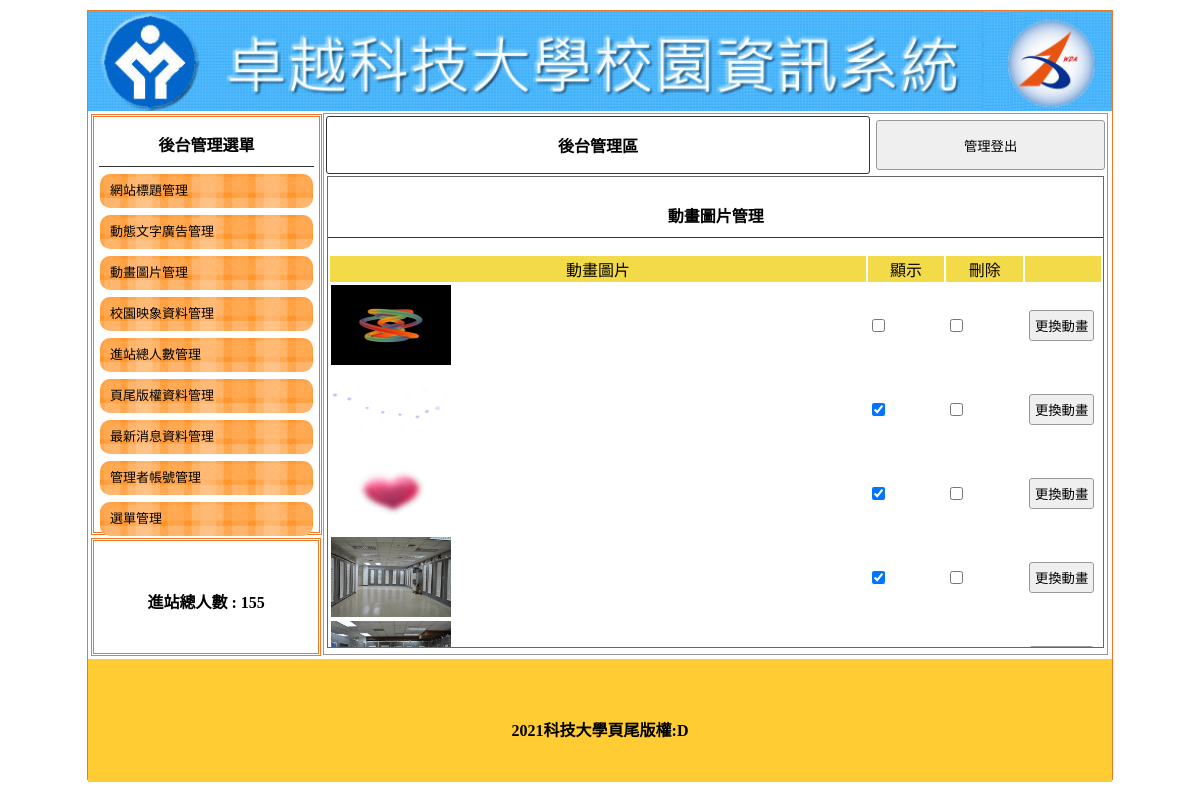
The page /back.php?do=mvim on the database its author committed.
### tables this page shows
CREATE TABLE `title` (
  `id` int(11) UNSIGNED NOT NULL COMMENT '流水號',
  `img` text NOT NULL COMMENT '檔名/路徑',
  `text` text NOT NULL COMMENT '文字',
  `sh` int(1) UNSIGNED DEFAULT 0 COMMENT '顯示'
);

CREATE TABLE `total` (
  `id` int(11) UNSIGNED NOT NULL,
  `total` int(11) NOT NULL
);

CREATE TABLE `mvim` (
  `id` int(11) UNSIGNED NOT NULL COMMENT '流水號',
  `img` text NOT NULL COMMENT '檔名/路徑',
  `text` text NOT NULL COMMENT '文字',
  `sh` int(1) UNSIGNED DEFAULT 0 COMMENT '顯示'
);

CREATE TABLE `bottom` (
  `id` int(11) UNSIGNED NOT NULL,
  `bottom` text NOT NULL COMMENT '頁尾版權一定要用文字'
);

### base.php (called while the page is built, shortened)
<?php
class DB{
    protected $dsn="mysql:host=localhost;charset=utf8;dbname=web01";
    protected $user="root";
    protected $pw="";
    protected $pdo;
    public $table;
    public function __construct($table){
        $this->table=$table;
        $this->pdo=new PDO($this->dsn,$this->user,$this->pw);
    }
    private function setStr($table){
        switch($table){
            case "title":
                $this->title="網站標題管理";
                $this->button="新增網站標題圖片";
                $this->header="網站標題";
                $this->append="替代文字";
                $this->upload="網站標題圖片";
            break;
            case "ad":
                $this->title="動態文字廣告管理";
                $this->button="新增動態文字廣告";
                $this->header="動態文字廣告";
            break;
            case "mvim":
                $this->title="動畫圖片管理";
                $this->header="動畫圖片";
            break;
            case "image":
                $this->title="校園映像資料管理";
                $this->button="新增校園映像圖片";
                $this->header="校園映像資料圖片";
                $this->upload="校園映像資料圖片";
            break;
            case "total":
                $this->title="進站總人數管理";
                $this->button="";
                $this->header="進佔總人數:";
            break;
            case "bottom":
                $this->title="頁尾版權資料管理";
                $this->button="";
                $this->header="頁尾版權資料";
            break;
            case "news":
                $this->title="最新消息資料管理";
                $this->button="新增最新消息資料";
                $this->header="最新消息資料內容";
            break;
            case "admin":
                $this->title="管理者帳號管理";
                $this->button="新增管理者帳號";
                $this->header="帳號";
                $this->append="密碼";
            break;
            case "menu":
                $this->title="選單管理";
                $this->button="新增主選單";
                $this->header="主選單名稱";
                $this->append="選單連結網址";
            break;
        }
    }
    public function find($id){
        $sql="SELECT * FROM $this->table WHERE ";
        if(is_array($id)){
            foreach($id as $key => $value){
                $tmp[]="`$key`='$value'";
            }
            $sql .= implode(" AND ",$tmp);
        }else{
            $sql .= " `id`='$id'";
        }
        return $this->pdo->query($sql)->fetch(PDO::FETCH_ASSOC);
    }
    public function all(...$arg){
        $sql="SELECT * FROM $this->table ";
        return $this->pdo->query($sql)->fetchAll(PDO::FETCH_ASSOC);
    }
    public function save($array){
        if(isset($array['id'])){
            foreach($array as $key => $value){
                $tmp[]="`$key`='$value'";
            }
            $sql="UPDATE $this->table SET ".implode(",",$tmp)." WHERE `id`='{$array['id']}'";
        }else{
            $sql="INSERT INTO $this->table (`".implode("`,`",array_keys($array))."`)
                                     VALUES('".implode("','",$array)."')";
        }
        return $this->pdo->exec($sql);
    }
}
$Total=new DB('total');
$Bottom=new DB('bottom');
$Title=new DB('title');
$Mvim=new DB('mvim');
$tt=$_GET['do']??'';
switch($tt){
    case "mvim":
        $DB=$Mvim;
    break;
};
?>

### back/mvim.php (the view, shortened to what this page needs)
<div style="width:99%; height:87%; margin:auto; overflow:auto; border:#666 1px solid;">
    <p class="t cent botli"><?= $DB->title ?></p>
    <form method="post" action="api/edit.php?do=<?=$DB->table;?>">
        <table width="100%">
            <tbody>
                <tr class="yel">
                    <td width="70%"><?= $DB->header ?></td>
                    <td width="10%">顯示</td>
                    <td width="10%">刪除</td>
                    <td></td>
                </tr>
                <?php
                $rows = $DB->all();
                foreach ($rows as  $row) {
                    $checked=($row['sh']==1)?'checked':'';
                ?>
                    <tr>
                        <td >
                            <img src="./img/<?= $row['img']; ?>" style="width:120px;height:80px;">
                        </td>
                        <td >
                            <input type="checkbox" name="sh[]" value="<?= $row['id']; ?>" <?=$checked;?> >
                        </td>
                        <td >
                            <input type="checkbox" name="del[]" value="<?= $row['id']; ?>">
                        </td>
                        <td>
                        <input type="button"
                            onclick="op(&#39;#cover&#39;,&#39;#cvr&#39;,&#39;modal/upload.php?do=<?=$DB->table;?>&id=<?=$row['id'];?>&#39;)"
                              value="更換動畫">
                        </td>
                    </tr>
                <?php
                }
                ?>
            </tbody>
        </table>
    </form>
</div>

### back.php (shortened to what this page needs)
<?php
include_once "base.php";
?>
<!DOCTYPE html PUBLIC "-//W3C//DTD XHTML 1.0 Transitional//EN" "http://www.w3.org/TR/xhtml1/DTD/xhtml1-transitional.dtd">
<html xmlns="http://www.w3.org/1999/xhtml">
<head>
	<link href="./css/css.css" rel="stylesheet" type="text/css">
</head>
<body>
	<div id="main">
	<?php include "front/header.php";?>
		<div id="ms">
			<div id="lf" style="float:left;">
				<div id="menuput" class="dbor">
					<span class="t botli">後台管理選單</span>
					<a style="color:#000; font-size:13px; text-decoration:none;" href="?do=title">
						<div class="mainmu">網站標題管理 </div></a>
					<a style="color:#000; font-size:13px; text-decoration:none;" href="?do=ad">
						<div class="mainmu">
							動態文字廣告管理 </div>
					</a>
					<a style="color:#000; font-size:13px; text-decoration:none;" href="?do=mvim">
						<div class="mainmu">
							動畫圖片管理 </div>
					</a>
					<a style="color:#000; font-size:13px; text-decoration:none;" href="?do=image">
						<div class="mainmu">
							校園映象資料管理 </div>
					</a>
					<a style="color:#000; font-size:13px; text-decoration:none;" href="?do=total">
						<div class="mainmu">
							進站總人數管理 </div>
					</a>
					<a style="color:#000; font-size:13px; text-decoration:none;" href="?do=bottom">
						<div class="mainmu">
							頁尾版權資料管理 </div>
					</a>
					<a style="color:#000; font-size:13px; text-decoration:none;" href="?do=news">
						<div class="mainmu">
							最新消息資料管理 </div>
					</a>
					<a style="color:#000; font-size:13px; text-decoration:none;" href="?do=admin">
						<div class="mainmu">
							管理者帳號管理 </div>
					</a>
					<a style="color:#000; font-size:13px; text-decoration:none;" href="?do=menu">
						<div class="mainmu">
							選單管理 </div>
					</a>
				</div>
				<div class="dbor" style="margin:3px; width:95%; height:20%; line-height:100px;">
					<span class="t">進站總人數 : <?=$Total->find(1)['total'];?></span>
				</div>
			</div>
			<div class="di" style="height:540px; border:#999 1px solid; width:76.5%; margin:2px 0px 0px 0px; float:left; position:relative; left:20px;">
				<table width="100%">
					<tbody>
						<tr>
							<td style="width:70%;font-weight:800; border:#333 1px solid; border-radius:3px;" class="cent"><a href="?do=admin" style="color:#000; text-decoration:none;">後台管理區</a></td>
							<td><button onclick="location.replace('index.php?do=login')" style="width:99%; margin-right:2px; height:50px;">管理登出</button></td>
						</tr>
					</tbody>
				</table>
				<?php
				$do = isset($_GET["do"]) ? $_GET["do"] : 'title';
				$file = "./back/" . $do . ".php";
				if (file_exists($file)) {
					include $file;
				} else {
					echo "檔案不存在";
					include "./back/title.php";
				}
				?>
			</div>
		</div>
		<div style="width:1024px; left:0px; position:relative; background:#FC3; margin-top:4px; height:123px; display:block;">
			<span class="t" style="line-height:123px;"><?=$Bottom->find(1)['bottom'];?></span>
		</div>
	</div>
</body>
</html>

### front/header.php
<a title="<?=$Title->find(['sh'=>1])['text'];?>" href="index.php">
		<div class="ti" style="background:url(&#39;img/<?=$Title->find(['sh'=>1])['img'];?>&#39;); background-size:cover;"></div>
</a>

### css/css.css (style rules this page uses)
body { padding:0px; margin:0px; }
#main { width:1024px; height:768px; margin:10px auto 10px auto; border:#EE7728 1px solid; position:relative; }
.ti { width:100%; height:100px; position:relative; background-size:cover; background-repeat:no-repeat; }
.dbor { border:#EE7728 double 3px; margin:1px; padding:2px 10px 2px 10px; }
.t { font-weight:800; display:block; text-align:center; padding:10px 1px 10px 1px; }
.botli { border-bottom:#333 1px solid; }
.mainmu { position:relative; border-radius:10px; background:url(../icon/menu.fw.png) center no-repeat; background-size:cover; line-height:30px; padding:2px 10px 2px 10px; margin:7px 1px 7px 1px; height:30px; }
#lf { height:540px; width:21%; display:inline-block; }
#menuput { width:100%; height:75%; position:relative; padding:5px; display:block; margin: 3px; }
#menuput a { display: block; }
.di { display:inline-block; }
.cent { text-align:center; }
input,button { border:#999 1px solid; border-radius:3px; background:#EFEFEF; padding:5px; margin:3px; }
.yel td { background:#F3DA49; text-align:center; }

### rows shown on the page
title: img (picture)
total: total "155"
mvim: img (picture)
mvim: img (picture)
mvim: img (picture)
mvim: img (picture)
mvim: img (picture)
bottom: bottom "2021科技大學頁尾版權:D"

### other values the page prints
$DB->title "動畫圖片管理"
$DB->header "動畫圖片"
